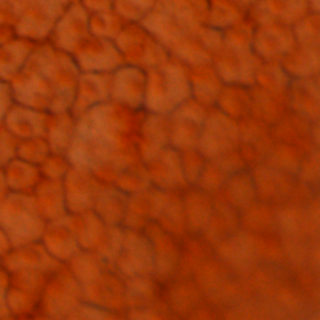
#> input picture sharpPatches/patch1.png, 320 x 320 px; its folder holds only this picture in this run
$ jupyter execute --allow-errors DetectBlurr.ipynb   (shell and % lines are left out)
#> lines starting #> are read from the running program, lines starting #| are printed output that depends on the picture
### psf.py
import numpy as np
from scipy import signal
from scipy import ndimage

def gauss_kern(kern_size=11, std=3):
    #kern_1d = signal.gaussian(kern_size, std=std).reshape(kern_size, 1)
    kern_1d = signal.windows.gaussian(kern_size, std)
    kern_2d = np.outer(kern_1d, kern_1d)
    return kern_2d

def convolve(img, kernel):
    out = np.copy(img) / np.max(img)
    out[:,:,0] = ndimage.convolve(img[:,:,0], kernel, mode="mirror")
    out[:,:,1] = ndimage.convolve(img[:,:,1], kernel, mode="mirror")
    out[:,:,2] = ndimage.convolve(img[:,:,2], kernel, mode="mirror")
    return (255 * out / np.max(out)).astype(np.uint8)

### DetectBlurr.ipynb
## First part: assessing if an image patch is blurred or not.

[cell 1]
import matplotlib.image as mpimg
import numpy as np
import matplotlib.pyplot as plt
import os,sys
from PIL import Image
from sklearn import linear_model
import cv2

[cell 2]
# Helper functions

def load_image(infilename):
    data = mpimg.imread(infilename)
    return data

# [46 lines left out: functions img_crop, img_crop_window, extract_patch, not called in this run]

[cell 3]
def load_set(n):
    # Loaded a set of images
    root_dir = "Data/"

    image_dir = root_dir + "primitive/"
    files = os.listdir(image_dir)
    n = min(26, len(files)) # Load maximum 20 images
    print("Loading " + str(n) + " images")
    imgs = [load_image(image_dir + files[i]) for i in range(n)]
    print(files[0])

    return imgs

#> (a cell that did not finish here is left out)

#> (a cell that did not finish here is left out)

#> (a cell that did not finish here is left out)

[cell 7]
#save the images to a new folder
import imageio

#> (the rest of this cell did not finish here and is left out)

[cell 8]
import psf

[cell 9]
def load_sharpPatches(n):
    # Loaded a set of images
#> called with n = 1
    root_dir = "sharpPatches/"


    files = os.listdir(root_dir)
    n = min(192, len(files))
    print("Loading " + str(n) + " images")
    imgs = [mpimg.imread(root_dir + files[i]) for i in range(n)]
#> imgs = 1 item

    #print(files[0])

    return imgs

[cell 10]
sharpPatches=load_sharpPatches(1)
#> sharpPatches = 1 item

[cell 11]
blurredImg=psf.convolve(sharpPatches[0],psf.gauss_kern(11,3))
#> in convolve, `out = np.copy(img) / np.max(img)`:
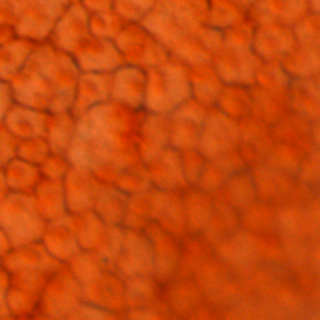
#> out: shape (320, 320, 3) float32; mean R, G, B 0.782, 0.28, 0.0463
#> in convolve, `out[:,:,0] = ndimage.convolve(img[:,:,0], kernel, mode="mirror")`:
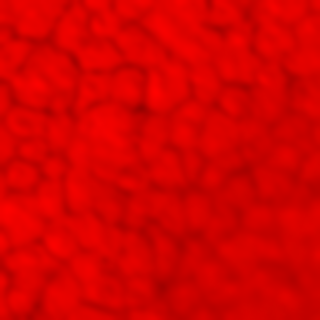
#> out: shape (320, 320, 3) float32; mean R, G, B 30, 0.3, 0; drawn with min black and max white
#> in convolve, `out[:,:,1] = ndimage.convolve(img[:,:,1], kernel, mode="mirror")`:
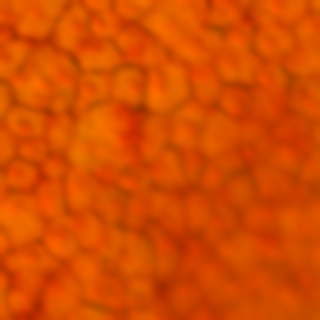
#> out: shape (320, 320, 3) float32; mean R, G, B 30, 10.7, 0; drawn with min black and max white
#> in convolve, `out[:,:,2] = ndimage.convolve(img[:,:,2], kernel, mode="mirror")`:
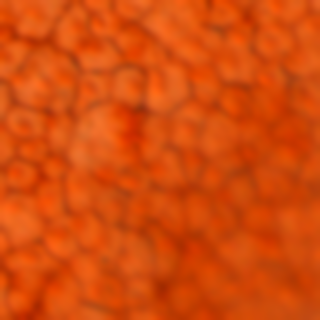
#> out: shape (320, 320, 3) float32; mean R, G, B 30, 10.7, 1.8; drawn with min black and max white

[cell 12]
plt.imshow(blurredImg)

[cell 13]
plt.imshow(sharpPatches[0])

[cell 14]
import imageio

for i in range(1,len(sharpPatches)):
    blurredPatch=psf.convolve(sharpPatches[i],psf.gauss_kern(11,3))
    imageio.imwrite('blurPatches11_3\patch'+str(i)+'.png',blurredPatch)
#> this loop made 0 passes

[cell 15]
for i in range(1,len(sharpPatches)):
    blurredPatch=psf.convolve(sharpPatches[i],psf.gauss_kern(22,9))
    imageio.imwrite('blurPatches22_9\patch'+str(i)+'.png',blurredPatch)

$ run again, on sharpPatches/patch105.png
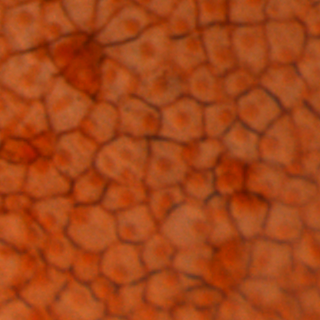
#> input picture sharpPatches/patch105.png, 320 x 320 px
#> imgs = 1 item
#> in convolve, `out[:,:,1] = ndimage.convolve(img[:,:,1], kernel, mode="mirror")`:
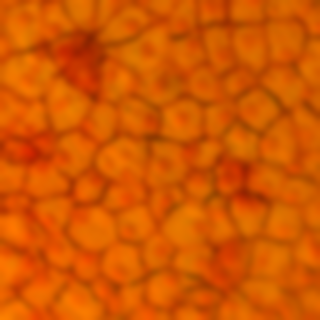
#> out: shape (320, 320, 3) float32; mean R, G, B 32.1, 13.4, 0.1; drawn with min black and max white
#> in convolve, `out[:,:,2] = ndimage.convolve(img[:,:,2], kernel, mode="mirror")`:
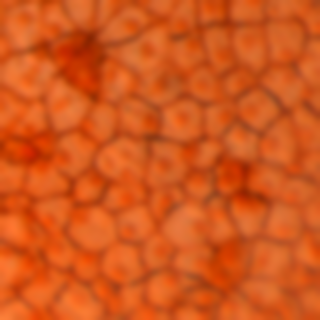
#> out: shape (320, 320, 3) float32; mean R, G, B 32.1, 13.4, 4.5; drawn with min black and max white

$ run again, on sharpPatches/patch116.png
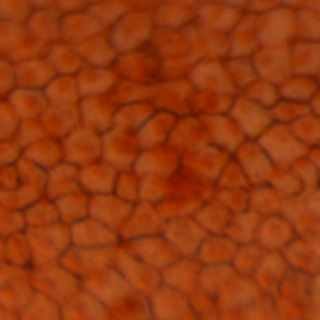
#> input picture sharpPatches/patch116.png, 320 x 320 px
#> imgs = 1 item
#> in convolve, `out[:,:,1] = ndimage.convolve(img[:,:,1], kernel, mode="mirror")`:
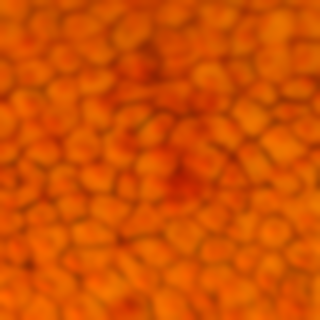
#> out: shape (320, 320, 3) float32; mean R, G, B 29.2, 11.1, 0.1; drawn with min black and max white
#> in convolve, `out[:,:,2] = ndimage.convolve(img[:,:,2], kernel, mode="mirror")`:
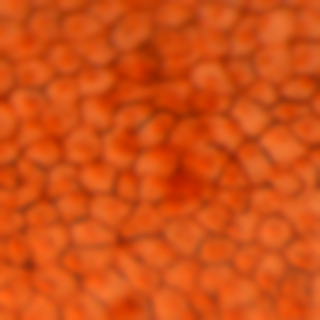
#> out: shape (320, 320, 3) float32; mean R, G, B 29.2, 11.1, 2.9; drawn with min black and max white

$ run again, on sharpPatches/patch12.png
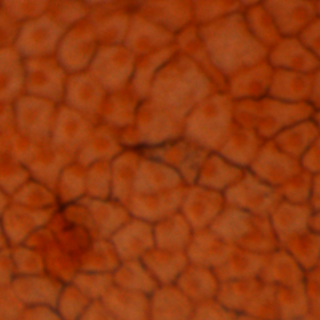
#> input picture sharpPatches/patch12.png, 320 x 320 px
#> imgs = 1 item
#> in convolve, `out[:,:,1] = ndimage.convolve(img[:,:,1], kernel, mode="mirror")`:
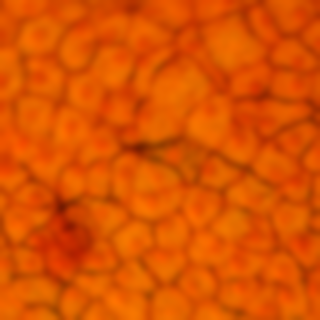
#> out: shape (320, 320, 3) float32; mean R, G, B 28.9, 11, 0.1; drawn with min black and max white
#> in convolve, `out[:,:,2] = ndimage.convolve(img[:,:,2], kernel, mode="mirror")`:
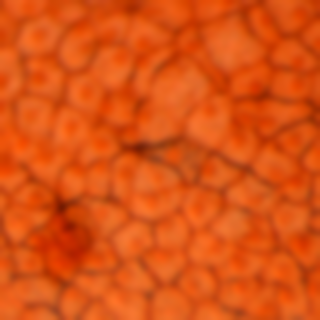
#> out: shape (320, 320, 3) float32; mean R, G, B 28.9, 11, 2.7; drawn with min black and max white

$ run again, on sharpPatches/patch100.png
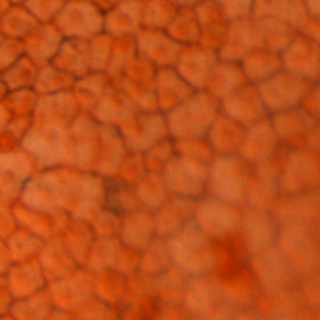
#> input picture sharpPatches/patch100.png, 320 x 320 px
#> imgs = 1 item
#> in convolve, `out[:,:,2] = ndimage.convolve(img[:,:,2], kernel, mode="mirror")`:
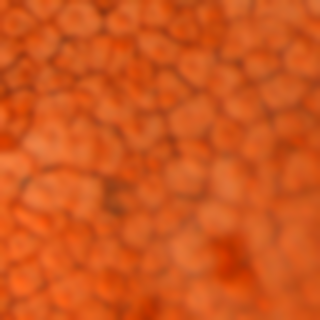
#> out: shape (320, 320, 3) float32; mean R, G, B 36.7, 15.1, 5; drawn with min black and max white
